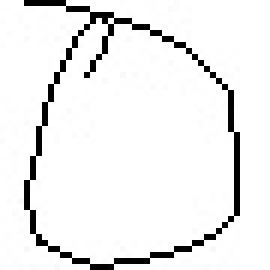
#> input picture 9/data/0/0_43240.jpg, 45 x 45 px (shown 6 times larger); its folder holds only this picture in this run
$ jupyter execute --allow-errors 9lab.ipynb
#> lines starting #> are read from the running program, lines starting #| are printed output that depends on the picture; after the words box and inside, x2 and y2 are one past the last pixel; in counts of white or black regions, pixels touching at a corner belong together
[cell 1]
import os
import numpy as np
import cv2
import random
import matplotlib.pyplot as plt
from sklearn.neighbors import KNeighborsClassifier
from sklearn.metrics import accuracy_score, classification_report

[cell 2]
def center_in_45(image, target_size=45):
    h, w = image.shape

    squared = np.zeros((target_size, target_size), dtype=np.uint8)

    y_offset = (target_size - h) // 2
    x_offset = (target_size - w) // 2

    squared[y_offset:y_offset+h, x_offset:x_offset+w] = image
    return squared

def load_training_data(data_path, symbols, train_size=0.8):
    X_train, y_train = [], []

    for symbol in symbols:
        symbol_path = os.path.join(data_path, symbol)

        images = [f for f in os.listdir(symbol_path)
                 if f.lower().endswith(('.png', '.jpg', '.jpeg'))]
        images.sort()

        split_idx = int(len(images) * train_size)
        train_images = images[:split_idx]
        mapped_symbol = symbol

        for img_name in train_images:
            img_path = os.path.join(symbol_path, img_name)
            img = cv2.imread(img_path, cv2.IMREAD_GRAYSCALE)
            if img is not None:
                img = cv2.bitwise_not(img)
                img_resized = center_in_45(img)
                X_train.append(img_resized.flatten())
                y_train.append(mapped_symbol)

    return np.array(X_train), np.array(y_train)

def predict_symbol(model, image):
    image = cv2.bitwise_not(image)
    img_flat = image.flatten()
    prediction = model.predict([img_flat])
    return prediction[0]

class SequenceGenerator:
    def __init__(self, data_path):
        self.data_path = data_path
        self.symbols_data = {}
        self.available_symbols = []
        self.load_symbols()

    def load_symbols(self):
        """Загрузка всех символов из папок"""
        folders = [f for f in os.listdir(self.data_path)
                  if os.path.isdir(os.path.join(self.data_path, f))]

        print("Загружаемые символы:", folders)

        for folder in folders:
            folder_path = os.path.join(self.data_path, folder)
            images = []

            for filename in os.listdir(folder_path):
                if filename.lower().endswith(('.png', '.jpg', '.jpeg')):
                    file_path = os.path.join(folder_path, filename)
                    images.append(file_path)

            if images:
                self.symbols_data[folder] = images
                self.available_symbols.append(folder)
                print(f"Символ '{folder}': {len(images)} изображений")

    def generate_sequence_image(self, length=8):
        """Генерация изображения с последовательностью символов"""
#> called with length = 6
        if not self.available_symbols:
            return None

        sequence_images = []
        labels = []

        for i in range(length):
            symbol = random.choice(self.available_symbols)
            image_path = random.choice(self.symbols_data[symbol])
            image = cv2.imread(image_path, cv2.IMREAD_GRAYSCALE)
#> image is the input picture: shape (45, 45); min 0, max 255, mean 237.7

            if image is not None:
                sequence_images.append(image)
                labels.append(symbol)

        spacing = 20
#> spacing = 20
        total_width = sum(img.shape[1] for img in sequence_images) + spacing * (len(sequence_images) - 1)
        max_height = max(img.shape[0] for img in sequence_images)

        sequence_img = np.ones((max_height, total_width), dtype=np.uint8) * 255

        x_offset = 0
        for img in sequence_images:
            h, w = img.shape[:2]
            y_offset = (max_height - h) // 2
            sequence_img[y_offset:y_offset+h, x_offset:x_offset+w] = img
            x_offset += w + spacing
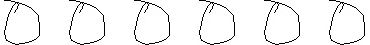
#> sequence_img: shape (45, 370); min 0, max 255, mean 242.4

        return {
            'image': sequence_img,
            'labels': labels,
            'text': ''.join(labels),
            'individual_images': sequence_images
        }

class SequenceSegmenter:
    def extract_characters(self, sequence_image, original_labels):
        """Извлечение символов из последовательности"""
        print(f"Исходная последовательность: {' '.join(original_labels)}")

        non_space_labels = [label for label in original_labels if label != ' ']

        img_gray = sequence_image.copy()
        kernel = np.ones((3,3), np.uint8)
        img_gray = cv2.erode(img_gray, kernel, iterations=1)
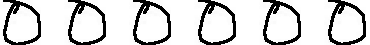
#> img_gray: shape (45, 370); min 0, max 255, mean 210.2
        img_gray = cv2.bitwise_not(img_gray)
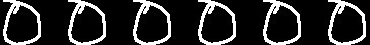
#> img_gray: shape (45, 370); min 0, max 255, mean 44.8

        ret, thresh = cv2.threshold(img_gray, 127, 255, 0)
#> thresh: shape (45, 370); 17.3% white; 6 white regions
        thresh = np.uint8(thresh)
        contours, h = cv2.findContours(thresh, cv2.RETR_EXTERNAL, 2)
#> contours = 6 contours; box (x1, y1, x2, y2) and area: (328, 0, 366, 45) 1292, (263, 0, 301, 45) 1292, (198, 0, 236, 45) 1292, (133, 0, 171, 45) 1292, (68, 0, 106, 45) 1292, (3, 0, 41, 45) 1292; h = [[1, -1, -1, -1], [2, 0, -1, -1], [3, 1, -1, -1], [4, 2, -1, -1], [5, 3, -1, -1], [-1, 4, -1, -1]]

        contours_sorted = sorted(contours, key=lambda cnt: cv2.boundingRect(cnt)[0])
#> contours_sorted = 6 contours; box (x1, y1, x2, y2) and area: (3, 0, 41, 45) 1292, (68, 0, 106, 45) 1292, (133, 0, 171, 45) 1292, (198, 0, 236, 45) 1292, (263, 0, 301, 45) 1292, (328, 0, 366, 45) 1292
        crops = []

        img_with_boxes = cv2.cvtColor(img_gray, cv2.COLOR_GRAY2BGR)

        for i in range(len(contours_sorted)):
            cnt = contours_sorted[i]
            x, y, w, h = cv2.boundingRect(cnt)
            while (w > 45):
                w -= 1
            if w * h > 50:
                cv2.rectangle(img_with_boxes, (x, y), (x+w, y+h), (0, 0, 255), 1)
                crops.append([x, y, w, h])
#> this loop made 6 passes
#> x on passes 1 to 6: 3, 68, 133, 198, 263, 328
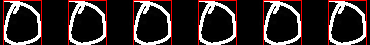
#> img_with_boxes: shape (45, 370, 3); mean B, G, R 42.9, 42.9, 54.5
#> after the loop, crops = [[3, 0, 38, 45], [68, 0, 38, 45], [133, 0, 38, 45], [198, 0, 38, 45], [263, 0, 38, 45], [328, 0, 38, 45]]

        plt.figure(figsize=(10, 3))
        plt.imshow(img_with_boxes)
        plt.title('Найденные контуры символов')
        plt.axis('off')
        plt.show()

        character_data = []
        for i in range(len(crops)):
            x, y, w, h = crops[i]

            img_crop = sequence_image[y:y+h, x:x+w]

            img_processed = cv2.bitwise_not(img_crop)
            img_resized = center_in_45(img_processed)

            true_label = non_space_labels[i] if i < len(non_space_labels) else "?"

            character_data.append((true_label, img_resized))
            print(f"Извлечен символ {i+1}: '{true_label}'")
#> this loop made 6 passes
#| Извлечен символ 1: '0'
#| Извлечен символ 2: '0'
#| Извлечен символ 3: '0'
#| Извлечен символ 4: '0'
#| Извлечен символ 5: '0'
#| Извлечен символ 6: '0'
#> pass 1, in extract_characters, `img_crop = sequence_image[y:y+h, x:x+w]`:
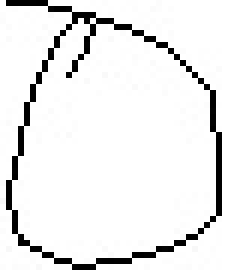
#> img_crop: shape (45, 38) (shown 6 times larger); min 0, max 255, mean 234.6
#> pass 1, in extract_characters, `img_processed = cv2.bitwise_not(img_crop)`:
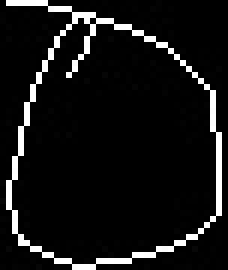
#> img_processed: shape (45, 38) (shown 6 times larger); min 0, max 255, mean 20.4
#> pass 1, in extract_characters, `img_resized = center_in_45(img_processed)`:
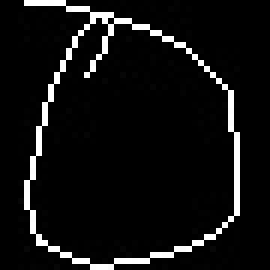
#> img_resized: shape (45, 45) (shown 6 times larger); min 0, max 255, mean 17.3
#> after the loop, character_data = 6 items

        return character_data

[cell 3]
DATA_PATH = './data'

print("=" * 60)
print("ЗАГРУЗКА ДАННЫХ И ОБУЧЕНИЕ МОДЕЛИ")
print("=" * 60)

symbols = []
if os.path.exists(DATA_PATH):
    symbols = [f for f in os.listdir(DATA_PATH)
               if os.path.isdir(os.path.join(DATA_PATH, f))]

print("Доступные символы:", symbols)

if not symbols:
    print("Нет символов для обучения!")
    exit()

X_train, y_train = load_training_data(DATA_PATH, symbols, train_size=0.8)
print(f"Загружено {len(X_train)} изображений для обучения")

print("\nОБУЧЕНИЕ МОДЕЛЕЙ KNN:")
models = {}

knn1 = KNeighborsClassifier(n_neighbors=1)
#> (the rest of this cell did not finish here and is left out)

[cell 4]
print("\n" + "=" * 60)
print("ТЕСТИРОВАНИЕ НА СГЕНЕРИРОВАННОЙ ПОСЛЕДОВАТЕЛЬНОСТИ")
print("=" * 60)

generator = SequenceGenerator(DATA_PATH)
sequence_data = generator.generate_sequence_image(length=6)

if sequence_data:
    plt.figure(figsize=(12, 3))
    plt.imshow(sequence_data['image'], cmap='gray')
    plt.title(f'Тестовая последовательность: {sequence_data["text"]}')
    plt.axis('off')
    plt.show()

    segmenter = SequenceSegmenter()
    characters = segmenter.extract_characters(sequence_data['image'], sequence_data['labels'])

    if characters:
        print("\n" + "=" * 60)
        print("СРАВНЕНИЕ ТОЧНОСТИ МОДЕЛЕЙ")
        print("=" * 60)

        results = {}

        for model_name, model in models.items():
            print(f"\n--- Модель {model_name} ---")

            predicted_labels = []

            for i, (true_label, char_img) in enumerate(characters):
                predicted = model.predict([char_img.flatten()])[0]
                predicted_labels.append(predicted)

                status = "+" if predicted == true_label else "-"
                print(f"    {status} Символ {i+1}: истина '{true_label}', предсказано '{predicted}'")

            predicted_text = ''.join(predicted_labels)
            original_text = sequence_data['text']

            correct = sum(1 for true, pred in zip(sequence_data['labels'], predicted_labels) if true == pred)
            total = len(sequence_data['labels'])
            accuracy = correct / total

            print(f"    Оригинал:  {original_text}")
            print(f"    Предсказано: {predicted_text}")
            print(f"    Точность: {accuracy:.1%} ({correct}/{total})")

            results[model_name] = {
                'accuracy': accuracy,
                'predicted': predicted_text,
                'correct': correct,
                'total': total
            }

[cell 5]
print("\n" + "=" * 60)
print("ФИНАЛЬНЫЕ РЕЗУЛЬТАТЫ")
print("=" * 60)

sorted_results = sorted(results.items(), key=lambda x: x[1]['accuracy'], reverse=True)

for model_name, result in sorted_results:
    print(f"{model_name}: {result['accuracy']:.1%} - '{result['predicted']}'")

#> (the rest of this cell did not finish here and is left out)
